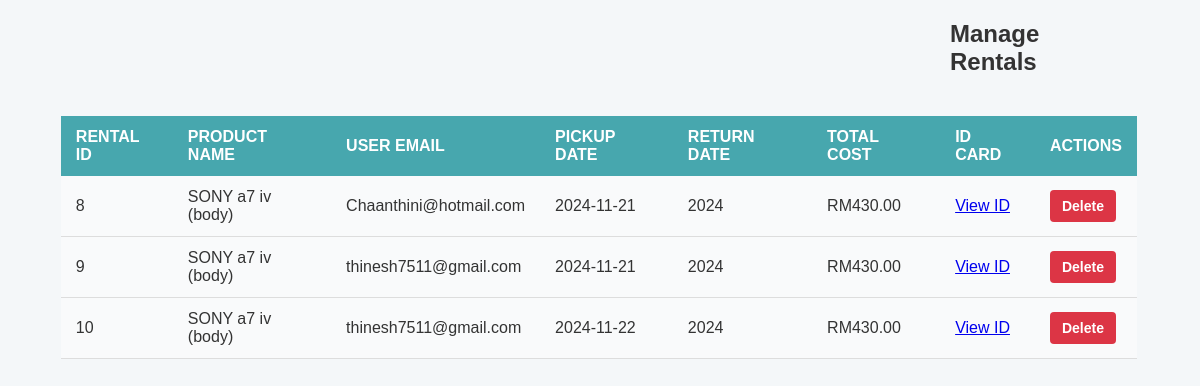
The page /manage_rental.php (signed in) on the database its author committed.
### tables this page shows
CREATE TABLE `rentals` (
  `rental_id` int(11) NOT NULL,
  `product_id` int(11) NOT NULL,
  `email` varchar(100) NOT NULL,
  `total_cost` decimal(10,2) NOT NULL,
  `id_card_path` varchar(255) NOT NULL,
  `rental_date` timestamp NOT NULL DEFAULT current_timestamp(),
  `pickup_date` date DEFAULT NULL,
  `return_date` varchar(100) DEFAULT NULL
);

CREATE TABLE `products` (
  `product_id` int(11) NOT NULL,
  `product_name` varchar(255) NOT NULL,
  `description` text DEFAULT NULL,
  `price` decimal(10,2) NOT NULL,
  `image` longblob DEFAULT NULL
);

### manage_rental.php (the view, shortened to what this page needs)
<?php
include 'config.php';
$sql = "SELECT r.rental_id, p.product_name, r.email, r.pickup_date, r.return_date, r.total_cost, r.id_card_path
        FROM rentals r
        JOIN products p ON r.product_id = p.product_id";
$result = mysqli_query($conn, $sql);
?>
<!DOCTYPE html>
<html lang="en">
<head>
    <link rel="stylesheet" href="manage_rental.css">
</head>
<body>
    <h2 style="margin-bottom: 925px; margin-left: 950px;">Manage Rentals</h2>
        <table class="table table-bordered">
        <thead>
            <tr>
                <th>Rental ID</th>
                <th>Product Name</th>
                <th>User Email</th>
                <th>Pickup Date</th>
                <th>Return Date</th>
                <th>Total Cost</th>
                <th>ID Card</th>
                <th>Actions</th>
            </tr>
        </thead>
        <tbody>
            <?php while ($row = mysqli_fetch_assoc($result)) { ?>
                <tr>
                    <td><?php echo $row['rental_id']; ?></td>
                    <td><?php echo htmlspecialchars($row['product_name']); ?></td>
                    <td><?php echo htmlspecialchars($row['email']); ?></td>
                    <td><?php echo htmlspecialchars($row['pickup_date']); ?></td>
                    <td><?php echo htmlspecialchars($row['return_date']); ?></td>
                    <td>RM<?php echo number_format($row['total_cost'], 2); ?></td>
                    <td><a href="<?php echo htmlspecialchars($row['id_card_path']); ?>" target="_blank">View ID</a></td>
                    <td>
                        <a href="delete_rental.php?id=<?php echo $row['rental_id']; ?>" class="btn btn-danger" onclick="return confirm('Are you sure?');">Delete</a>
                    </td>
                </tr>
            <?php } ?>
        </tbody>
    </table>
</body>
</html>

### manage_rental.css (style rules this page uses)
body { font-family: 'Poppins', sans-serif; background-color: #f4f7f9; color: #333; margin: 0; padding: 0; display: flex; justify-content: center; align-items: center; min-height: 100vh; }
.table { width: 100%; border-collapse: collapse; margin-bottom: 525px; margin-right: 63px; margin-left: -1053px; }
.table th, .table td { padding: 12px 15px; text-align: left; }
.table th { background-color: #25989fd4; color: #fff; font-weight: 600; text-transform: uppercase; }
.table td { background-color: #f9fafb; border-bottom: 1px solid #ddd; }
.btn { padding: 8px 12px; border-radius: 4px; font-size: 14px; font-weight: 600; text-decoration: none; cursor: pointer; transition: background-color 0.3s, color 0.3s; }
.btn-danger { background-color: #dc3545; color: #fff; }

### rows shown on the page
rentals: rental_id "8", product.product_name "SONY a7 iv (body)", email "Chaanthini@hotmail.com", pickup_date "2024-11-21", return_date "2024", total_cost "430.00"
rentals: rental_id "9", product.product_name "SONY a7 iv (body)", email "thinesh7511@gmail.com", pickup_date "2024-11-21", return_date "2024", total_cost "430.00"
rentals: rental_id "10", product.product_name "SONY a7 iv (body)", email "thinesh7511@gmail.com", pickup_date "2024-11-22", return_date "2024", total_cost "430.00"
